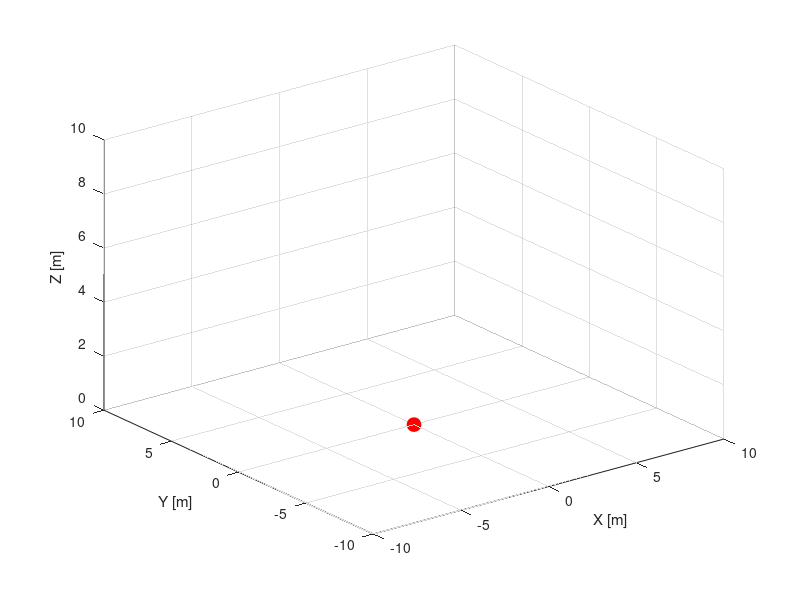

Write the MATLAB code that produced this figure.
function hAircraft = drawPointAircraft()
    % Desenho inicial da aeronave como um ponto no espaço 3D
    position = [0, 0, 0]; % Posição inicial no espaço
    hAircraft = plot3(position(1), position(2), position(3), 'ro', 'MarkerSize', 10, 'MarkerFaceColor', 'r');
    hold on;
    
    % Ajusta o gráfico
    axis([-10 10 -10 10 0 10]); % Define os limites dos eixos
    grid on;
    xlabel('X [m]');
    ylabel('Y [m]');
    zlabel('Z [m]');
    view(3); % Visão 3D
end
